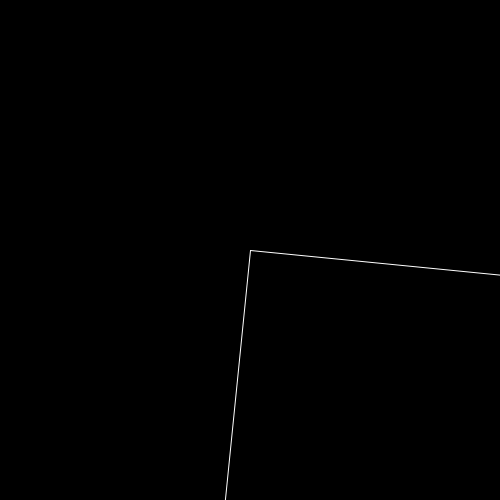
Frame 1 (no input)
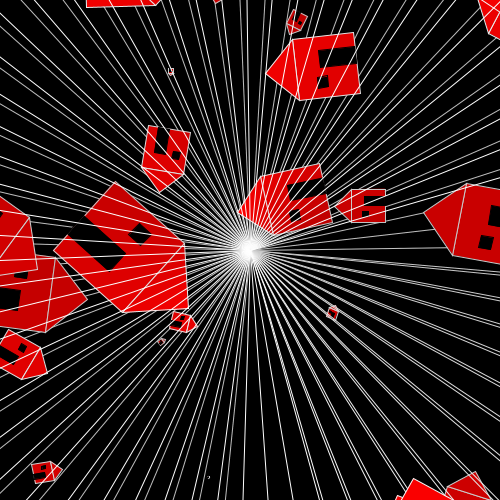
Frame 60 (the mouse pressed at the canvas centre just before this capture)
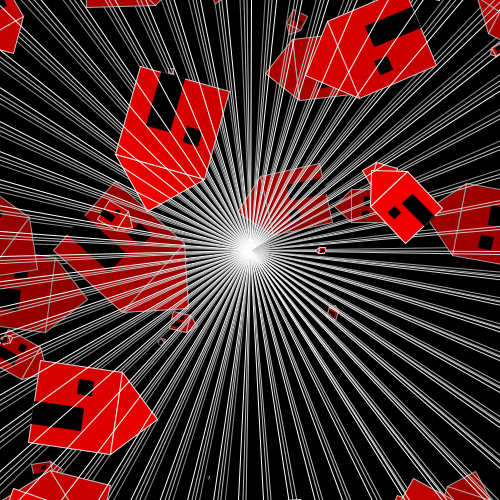
Frame 120 (the mouse held since frame 60 and released just before this capture)

The Processing sketch that drew these frames (run headless with seeded random() and noise(); from frame 60 on, the mouse is pressed at the canvas centre):

// Processing sketch: processing_111788
// ── processing_111788.pde

int object = 0;
void setup() {
  background(0);
  size(500, 500);
  colorMode(HSB);
  frameRate(40);
}

void draw() {

  if (object==0) {
    translate(250, 250);
    rotate(0.1*frameCount);
    drawHouse(255, 255, 255);
  }
  else if (object==1) {
    translate(250, 250);
    rotate(0.1*frameCount);
    drawHouse(105, 255, 255);
  }
  else if (object==2) {
    translate(250, 250);
    rotate(0.1*frameCount);
    drawHouse(30, 255, 255);
  }
  else if (object==3){
   translate(250, 250);
    rotate(0.1*frameCount);
    drawFlower(255, 255, 255);
}
  objectEraser();
}


void drawHouse(int h, int s, int b) {
  float sidelenght = random(100);
  float x = random(470);
  float y = random(15, 470);
  fill(h, s, b);
  rect(x, y, sidelenght, sidelenght);
  triangle(x, y, x+sidelenght, y, (x+x+sidelenght)/2, y-0.5*sidelenght);
  fill(0);
  stroke(0);
  rect(x+(sidelenght/6), y+(sidelenght/3), (sidelenght/6), (sidelenght/6));
  rect(x+(sidelenght/2), y+sidelenght/3+sidelenght/15, 4*sidelenght/15, 9*sidelenght/15);
}
void drawFlower(int h,int s,int b){
  float x=random(500);
  float y=random(500);
  float diameter=random(50);
  float radius=diameter/2;
  fill(30, 255, 255);
  ellipse(x,y,diameter,diameter);
  fill(h,s,b);
  ellipse(x-diameter,y,diameter,diameter);
  ellipse(x-radius,y-1.5*radius,diameter,diameter);
  ellipse(x+radius,y-1.5*radius,diameter,diameter);
  ellipse(x+diameter,y,diameter,diameter);
  ellipse(x+radius,y+1.5*radius,diameter,diameter);
  ellipse(x-radius,y+1.5*radius,diameter,diameter);
  
}

void objectEraser() {
  fill(0, 5);
  stroke(0, 0, 300);
  rect(0, 0, width, height);
}
void keyPressed() {
  //if (keyPressed==true) {
  object=(object+1)%4;
  //}
}
